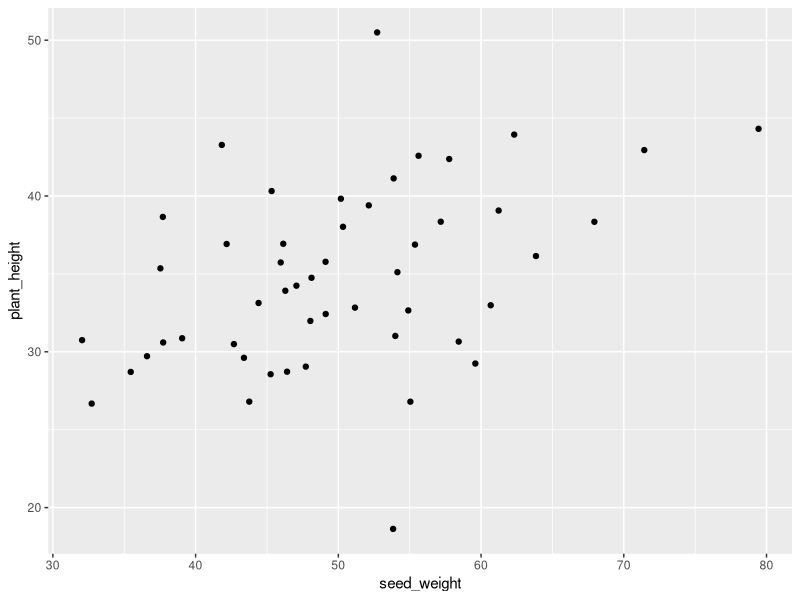
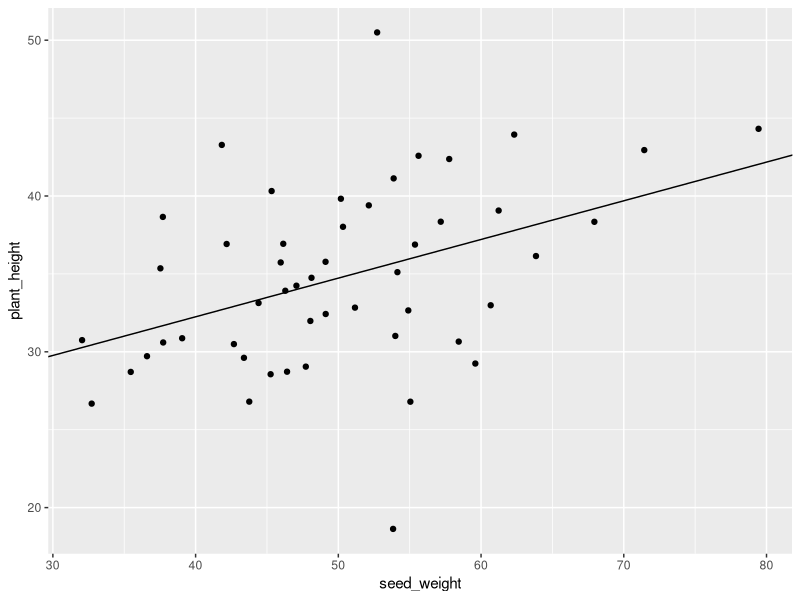
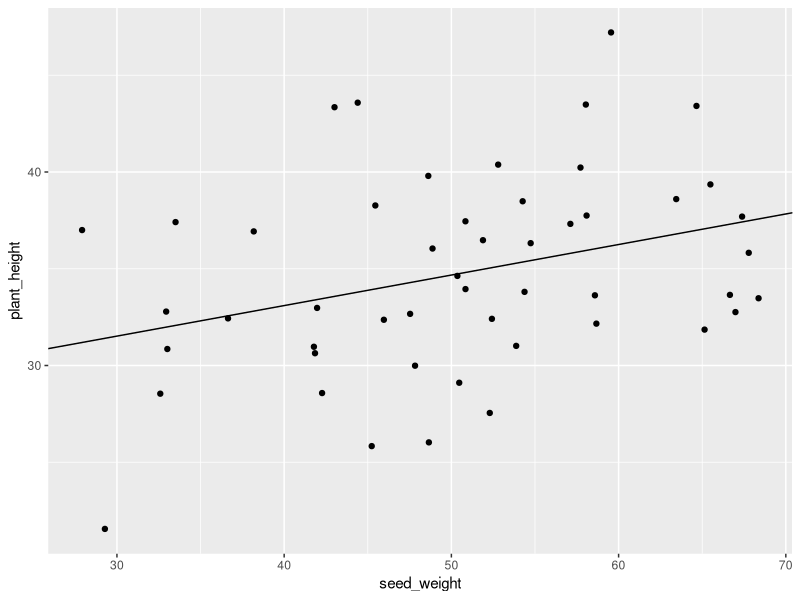
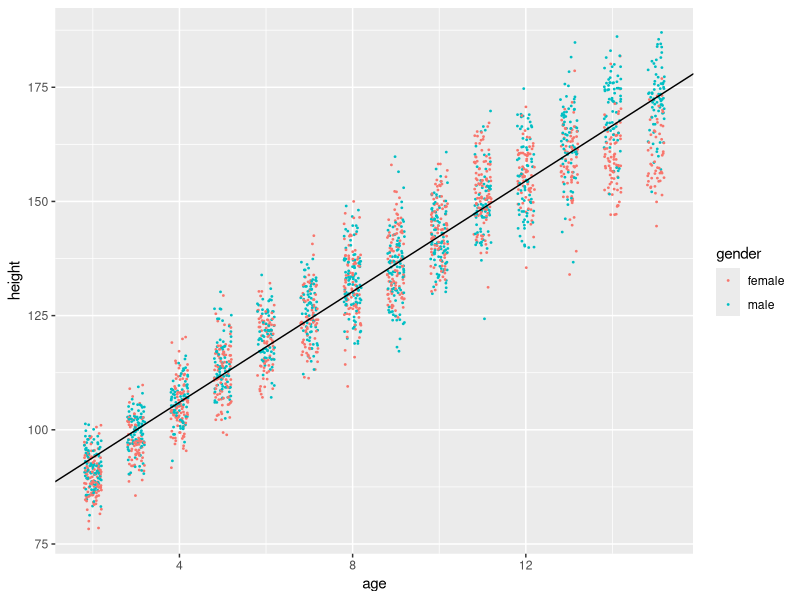
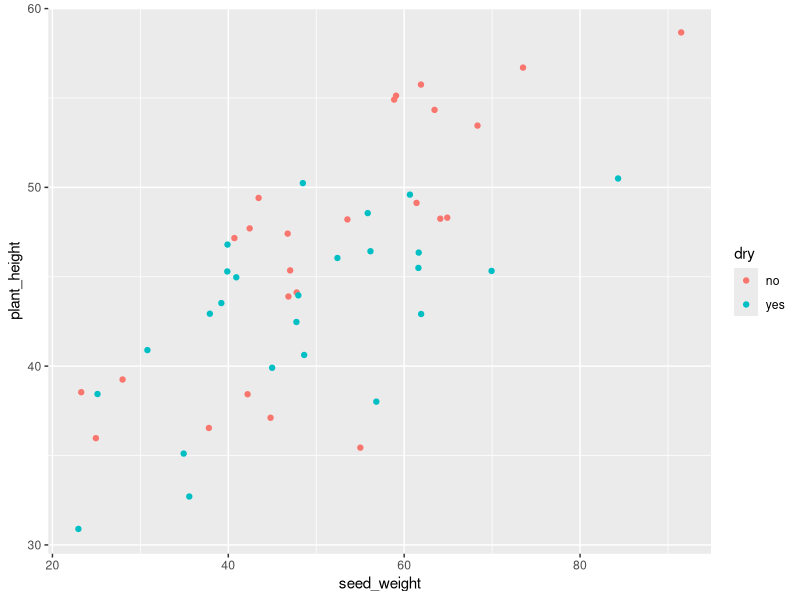

The R source for these figures, in order:
## ---- chunk 1
library( tidyverse )
set.seed( 1325 )

tibble( seed_weight = rnorm( n=50, mean=50, sd=10 ) ) %>%
mutate( plant_height = rnorm( n=50, mean=30, sd=5 ) + 0.1*seed_weight ) -> plant_data
## ---- chunk 2
ggplot(plant_data) + geom_point( aes( x=seed_weight, y=plant_height ) )
## ---- chunk 3
fit <- lm( plant_height ~ seed_weight, plant_data )
fit
## ---- chunk 4
coef(fit)
## ---- chunk 5
ggplot(plant_data) + 
  geom_point( aes( x=seed_weight, y=plant_height ) ) +
  geom_abline( intercept = coef(fit)[["(Intercept)"]], slope = coef(fit)[["seed_weight"]] )
## ---- chunk 6
summary(fit)
## ---- chunk 7
confint( fit )
## ---- chunk 8
cor( plant_data$seed_weight, plant_data$plant_height )

cor( plant_data$seed_weight, plant_data$plant_height )^2
## ---- chunk 9
tibble( seed_weight = rnorm( n=50, mean=50, sd=10 ) ) %>%
mutate( plant_height = rnorm( n=50, mean=30, sd=5 ) + 0.1*seed_weight ) -> plant_data

fit <- lm( plant_height ~ seed_weight, plant_data )

ggplot(plant_data) + 
  geom_point( aes( x=seed_weight, y=plant_height ) ) +
  geom_abline( intercept = coef(fit)[["(Intercept)"]], slope = coef(fit)[["seed_weight"]] )

coef(fit)

confint(fit)

summary(fit)
## ---- chunk 10
read_csv( "data_on_git/nhanes.csv" ) %>%
filter( age < 16, !is.na(height) ) -> nhanes_children
## ---- chunk 11
fit <- lm( height ~ age, nhanes_children )
fit
## ---- chunk 12
ggplot( nhanes_children ) +
  geom_point( aes( x=age, y=height, col=gender ), size=.3, position=position_jitter(width=.2,height=0) ) +
  geom_abline( intercept = coef(fit)["(Intercept)"], slope=coef(fit)["age"] )
## ---- chunk 13
set.seed( 1327 )

tibble( seed_weight = rnorm( n=50, mean=50, sd=15 ) ) %>%
mutate( dry = rep( c( "no", "yes" ), each=25 ) ) %>%
mutate( plant_height = rnorm( n=50, mean=30, sd=5 ) + 
          0.3*seed_weight + ifelse( dry=="yes", -.5, 0 ) ) -> plant_data
## ---- chunk 14
t.test( plant_height ~ dry, plant_data ) 
## ---- chunk 15
ggplot(plant_data) + geom_point( aes( x=seed_weight, y=plant_height, col=dry ) )
## ---- chunk 16
anova( lm( plant_height ~ dry + seed_weight, plant_data ) )
